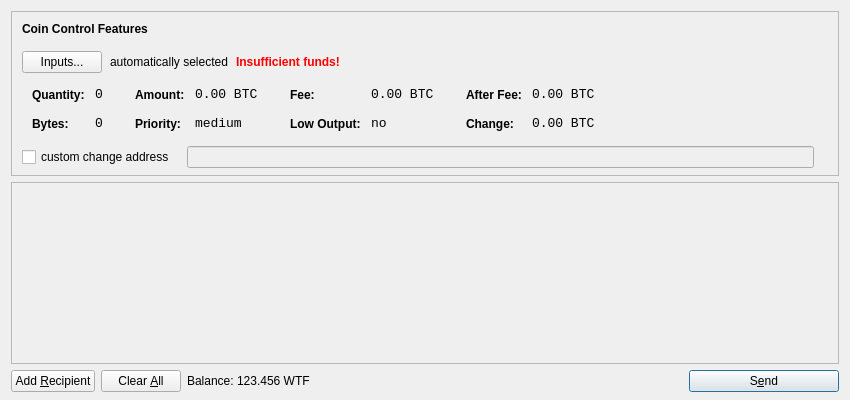
<?xml version="1.0" encoding="UTF-8"?>
<ui version="4.0">
 <class>SendCoinsDialog</class>
 <widget class="QDialog" name="SendCoinsDialog">
  <property name="geometry">
   <rect>
    <x>0</x>
    <y>0</y>
    <width>850</width>
    <height>400</height>
   </rect>
  </property>
  <property name="windowTitle">
   <string>Send Coins</string>
  </property>
  <layout class="QVBoxLayout" name="verticalLayout" stretch="0,1,0">
   <property name="bottomMargin">
    <number>8</number>
   </property>
   <item>
    <widget class="QFrame" name="frameCoinControl">
     <property name="sizePolicy">
      <sizepolicy hsizetype="Expanding" vsizetype="Expanding">
       <horstretch>0</horstretch>
       <verstretch>0</verstretch>
      </sizepolicy>
     </property>
     <property name="maximumSize">
      <size>
       <width>16777215</width>
       <height>16777215</height>
      </size>
     </property>
     <property name="frameShape">
      <enum>QFrame::StyledPanel</enum>
     </property>
     <property name="frameShadow">
      <enum>QFrame::Sunken</enum>
     </property>
     <layout class="QVBoxLayout" name="verticalLayoutCoinControl2">
      <property name="spacing">
       <number>-1</number>
      </property>
      <property name="leftMargin">
       <number>0</number>
      </property>
      <property name="topMargin">
       <number>0</number>
      </property>
      <property name="rightMargin">
       <number>0</number>
      </property>
      <property name="bottomMargin">
       <number>6</number>
      </property>
      <item>
       <layout class="QVBoxLayout" name="verticalLayoutCoinControl" stretch="0,0,0,0,1">
        <property name="spacing">
         <number>0</number>
        </property>
        <property name="leftMargin">
         <number>10</number>
        </property>
        <property name="topMargin">
         <number>10</number>
        </property>
        <item>
         <layout class="QHBoxLayout" name="horizontalLayoutCoinControl1">
          <property name="bottomMargin">
           <number>15</number>
          </property>
          <item>
           <widget class="QLabel" name="labelCoinControlFeatures">
            <property name="sizePolicy">
             <sizepolicy hsizetype="Preferred" vsizetype="Maximum">
              <horstretch>0</horstretch>
              <verstretch>0</verstretch>
             </sizepolicy>
            </property>
            <property name="font">
             <font>
              <weight>75</weight>
              <bold>true</bold>
             </font>
            </property>
            <property name="styleSheet">
             <string notr="true">font-weight:bold;</string>
            </property>
            <property name="text">
             <string>Coin Control Features</string>
            </property>
           </widget>
          </item>
         </layout>
        </item>
        <item>
         <layout class="QHBoxLayout" name="horizontalLayoutCoinControl2" stretch="0,0,0,0">
          <property name="spacing">
           <number>8</number>
          </property>
          <property name="bottomMargin">
           <number>10</number>
          </property>
          <item>
           <widget class="QPushButton" name="pushButtonCoinControl">
            <property name="styleSheet">
             <string notr="true"/>
            </property>
            <property name="text">
             <string>Inputs...</string>
            </property>
           </widget>
          </item>
          <item>
           <widget class="QLabel" name="labelCoinControlAutomaticallySelected">
            <property name="text">
             <string>automatically selected</string>
            </property>
            <property name="margin">
             <number>5</number>
            </property>
           </widget>
          </item>
          <item>
           <widget class="QLabel" name="labelCoinControlInsuffFunds">
            <property name="font">
             <font>
              <weight>75</weight>
              <bold>true</bold>
             </font>
            </property>
            <property name="styleSheet">
             <string notr="true">color:red;font-weight:bold;</string>
            </property>
            <property name="text">
             <string>Insufficient funds!</string>
            </property>
            <property name="margin">
             <number>5</number>
            </property>
           </widget>
          </item>
          <item>
           <spacer name="horizontalSpacerCoinControl">
            <property name="orientation">
             <enum>Qt::Horizontal</enum>
            </property>
            <property name="sizeHint" stdset="0">
             <size>
              <width>40</width>
              <height>1</height>
             </size>
            </property>
           </spacer>
          </item>
         </layout>
        </item>
        <item>
         <widget class="QWidget" name="widgetCoinControl" native="true">
          <property name="sizePolicy">
           <sizepolicy hsizetype="Preferred" vsizetype="Preferred">
            <horstretch>0</horstretch>
            <verstretch>0</verstretch>
           </sizepolicy>
          </property>
          <property name="minimumSize">
           <size>
            <width>0</width>
            <height>0</height>
           </size>
          </property>
          <property name="styleSheet">
           <string notr="true"/>
          </property>
          <layout class="QHBoxLayout" name="horizontalLayoutCoinControl5">
           <property name="margin">
            <number>0</number>
           </property>
           <item>
            <layout class="QHBoxLayout" name="horizontalLayoutCoinControl3" stretch="0,0,0,1">
             <property name="spacing">
              <number>20</number>
             </property>
             <property name="topMargin">
              <number>0</number>
             </property>
             <property name="bottomMargin">
              <number>10</number>
             </property>
             <item>
              <layout class="QFormLayout" name="formLayoutCoinControl1">
               <property name="horizontalSpacing">
                <number>10</number>
               </property>
               <property name="verticalSpacing">
                <number>14</number>
               </property>
               <property name="leftMargin">
                <number>10</number>
               </property>
               <property name="topMargin">
                <number>4</number>
               </property>
               <property name="rightMargin">
                <number>6</number>
               </property>
               <item row="0" column="0">
                <widget class="QLabel" name="labelCoinControlQuantityText">
                 <property name="styleSheet">
                  <string notr="true">font-weight:bold;</string>
                 </property>
                 <property name="text">
                  <string>Quantity:</string>
                 </property>
                 <property name="margin">
                  <number>0</number>
                 </property>
                </widget>
               </item>
               <item row="0" column="1">
                <widget class="QLabel" name="labelCoinControlQuantity">
                 <property name="font">
                  <font>
                   <family>Monospace</family>
                   <pointsize>10</pointsize>
                  </font>
                 </property>
                 <property name="cursor">
                  <cursorShape>IBeamCursor</cursorShape>
                 </property>
                 <property name="contextMenuPolicy">
                  <enum>Qt::ActionsContextMenu</enum>
                 </property>
                 <property name="text">
                  <string notr="true">0</string>
                 </property>
                 <property name="margin">
                  <number>0</number>
                 </property>
                 <property name="textInteractionFlags">
                  <set>Qt::LinksAccessibleByMouse|Qt::TextSelectableByKeyboard|Qt::TextSelectableByMouse</set>
                 </property>
                </widget>
               </item>
               <item row="1" column="0">
                <widget class="QLabel" name="labelCoinControlBytesText">
                 <property name="styleSheet">
                  <string notr="true">font-weight:bold;</string>
                 </property>
                 <property name="text">
                  <string>Bytes:</string>
                 </property>
                </widget>
               </item>
               <item row="1" column="1">
                <widget class="QLabel" name="labelCoinControlBytes">
                 <property name="font">
                  <font>
                   <family>Monospace</family>
                   <pointsize>10</pointsize>
                  </font>
                 </property>
                 <property name="cursor">
                  <cursorShape>IBeamCursor</cursorShape>
                 </property>
                 <property name="contextMenuPolicy">
                  <enum>Qt::ActionsContextMenu</enum>
                 </property>
                 <property name="text">
                  <string notr="true">0</string>
                 </property>
                 <property name="textInteractionFlags">
                  <set>Qt::LinksAccessibleByMouse|Qt::TextSelectableByKeyboard|Qt::TextSelectableByMouse</set>
                 </property>
                </widget>
               </item>
              </layout>
             </item>
             <item>
              <layout class="QFormLayout" name="formLayoutCoinControl2">
               <property name="horizontalSpacing">
                <number>10</number>
               </property>
               <property name="verticalSpacing">
                <number>14</number>
               </property>
               <property name="leftMargin">
                <number>6</number>
               </property>
               <property name="topMargin">
                <number>4</number>
               </property>
               <property name="rightMargin">
                <number>6</number>
               </property>
               <item row="0" column="0">
                <widget class="QLabel" name="labelCoinControlAmountText">
                 <property name="styleSheet">
                  <string notr="true">font-weight:bold;</string>
                 </property>
                 <property name="text">
                  <string>Amount:</string>
                 </property>
                 <property name="margin">
                  <number>0</number>
                 </property>
                </widget>
               </item>
               <item row="0" column="1">
                <widget class="QLabel" name="labelCoinControlAmount">
                 <property name="font">
                  <font>
                   <family>Monospace</family>
                   <pointsize>10</pointsize>
                  </font>
                 </property>
                 <property name="cursor">
                  <cursorShape>IBeamCursor</cursorShape>
                 </property>
                 <property name="contextMenuPolicy">
                  <enum>Qt::ActionsContextMenu</enum>
                 </property>
                 <property name="text">
                  <string notr="true">0.00 BTC</string>
                 </property>
                 <property name="textInteractionFlags">
                  <set>Qt::LinksAccessibleByMouse|Qt::TextSelectableByKeyboard|Qt::TextSelectableByMouse</set>
                 </property>
                </widget>
               </item>
               <item row="1" column="0">
                <widget class="QLabel" name="labelCoinControlPriorityText">
                 <property name="styleSheet">
                  <string notr="true">font-weight:bold;</string>
                 </property>
                 <property name="text">
                  <string>Priority:</string>
                 </property>
                </widget>
               </item>
               <item row="1" column="1">
                <widget class="QLabel" name="labelCoinControlPriority">
                 <property name="font">
                  <font>
                   <family>Monospace</family>
                   <pointsize>10</pointsize>
                  </font>
                 </property>
                 <property name="cursor">
                  <cursorShape>IBeamCursor</cursorShape>
                 </property>
                 <property name="contextMenuPolicy">
                  <enum>Qt::ActionsContextMenu</enum>
                 </property>
                 <property name="text">
                  <string>medium</string>
                 </property>
                 <property name="textInteractionFlags">
                  <set>Qt::LinksAccessibleByMouse|Qt::TextSelectableByKeyboard|Qt::TextSelectableByMouse</set>
                 </property>
                </widget>
               </item>
              </layout>
             </item>
             <item>
              <layout class="QFormLayout" name="formLayoutCoinControl3">
               <property name="horizontalSpacing">
                <number>10</number>
               </property>
               <property name="verticalSpacing">
                <number>14</number>
               </property>
               <property name="leftMargin">
                <number>6</number>
               </property>
               <property name="topMargin">
                <number>4</number>
               </property>
               <property name="rightMargin">
                <number>6</number>
               </property>
               <item row="0" column="0">
                <widget class="QLabel" name="labelCoinControlFeeText">
                 <property name="styleSheet">
                  <string notr="true">font-weight:bold;</string>
                 </property>
                 <property name="text">
                  <string>Fee:</string>
                 </property>
                 <property name="margin">
                  <number>0</number>
                 </property>
                </widget>
               </item>
               <item row="0" column="1">
                <widget class="QLabel" name="labelCoinControlFee">
                 <property name="font">
                  <font>
                   <family>Monospace</family>
                   <pointsize>10</pointsize>
                  </font>
                 </property>
                 <property name="cursor">
                  <cursorShape>IBeamCursor</cursorShape>
                 </property>
                 <property name="contextMenuPolicy">
                  <enum>Qt::ActionsContextMenu</enum>
                 </property>
                 <property name="text">
                  <string notr="true">0.00 BTC</string>
                 </property>
                 <property name="textInteractionFlags">
                  <set>Qt::LinksAccessibleByMouse|Qt::TextSelectableByKeyboard|Qt::TextSelectableByMouse</set>
                 </property>
                </widget>
               </item>
               <item row="1" column="0">
                <widget class="QLabel" name="labelCoinControlLowOutputText">
                 <property name="styleSheet">
                  <string notr="true">font-weight:bold;</string>
                 </property>
                 <property name="text">
                  <string>Low Output:</string>
                 </property>
                </widget>
               </item>
               <item row="1" column="1">
                <widget class="QLabel" name="labelCoinControlLowOutput">
                 <property name="font">
                  <font>
                   <family>Monospace</family>
                   <pointsize>10</pointsize>
                  </font>
                 </property>
                 <property name="cursor">
                  <cursorShape>IBeamCursor</cursorShape>
                 </property>
                 <property name="contextMenuPolicy">
                  <enum>Qt::ActionsContextMenu</enum>
                 </property>
                 <property name="text">
                  <string>no</string>
                 </property>
                 <property name="textInteractionFlags">
                  <set>Qt::LinksAccessibleByMouse|Qt::TextSelectableByKeyboard|Qt::TextSelectableByMouse</set>
                 </property>
                </widget>
               </item>
              </layout>
             </item>
             <item>
              <layout class="QFormLayout" name="formLayoutCoinControl4">
               <property name="horizontalSpacing">
                <number>10</number>
               </property>
               <property name="verticalSpacing">
                <number>14</number>
               </property>
               <property name="leftMargin">
                <number>6</number>
               </property>
               <property name="topMargin">
                <number>4</number>
               </property>
               <property name="rightMargin">
                <number>6</number>
               </property>
               <item row="0" column="0">
                <widget class="QLabel" name="labelCoinControlAfterFeeText">
                 <property name="styleSheet">
                  <string notr="true">font-weight:bold;</string>
                 </property>
                 <property name="text">
                  <string>After Fee:</string>
                 </property>
                 <property name="margin">
                  <number>0</number>
                 </property>
                </widget>
               </item>
               <item row="0" column="1">
                <widget class="QLabel" name="labelCoinControlAfterFee">
                 <property name="font">
                  <font>
                   <family>Monospace</family>
                   <pointsize>10</pointsize>
                  </font>
                 </property>
                 <property name="cursor">
                  <cursorShape>IBeamCursor</cursorShape>
                 </property>
                 <property name="contextMenuPolicy">
                  <enum>Qt::ActionsContextMenu</enum>
                 </property>
                 <property name="text">
                  <string notr="true">0.00 BTC</string>
                 </property>
                 <property name="textInteractionFlags">
                  <set>Qt::LinksAccessibleByMouse|Qt::TextSelectableByKeyboard|Qt::TextSelectableByMouse</set>
                 </property>
                </widget>
               </item>
               <item row="1" column="0">
                <widget class="QLabel" name="labelCoinControlChangeText">
                 <property name="styleSheet">
                  <string notr="true">font-weight:bold;</string>
                 </property>
                 <property name="text">
                  <string>Change:</string>
                 </property>
                </widget>
               </item>
               <item row="1" column="1">
                <widget class="QLabel" name="labelCoinControlChange">
                 <property name="font">
                  <font>
                   <family>Monospace</family>
                   <pointsize>10</pointsize>
                  </font>
                 </property>
                 <property name="cursor">
                  <cursorShape>IBeamCursor</cursorShape>
                 </property>
                 <property name="contextMenuPolicy">
                  <enum>Qt::ActionsContextMenu</enum>
                 </property>
                 <property name="text">
                  <string notr="true">0.00 BTC</string>
                 </property>
                 <property name="textInteractionFlags">
                  <set>Qt::LinksAccessibleByMouse|Qt::TextSelectableByKeyboard|Qt::TextSelectableByMouse</set>
                 </property>
                </widget>
               </item>
              </layout>
             </item>
            </layout>
           </item>
          </layout>
         </widget>
        </item>
        <item>
         <layout class="QHBoxLayout" name="horizontalLayoutCoinControl4" stretch="0,0,0">
          <property name="spacing">
           <number>12</number>
          </property>
          <property name="sizeConstraint">
           <enum>QLayout::SetDefaultConstraint</enum>
          </property>
          <property name="topMargin">
           <number>5</number>
          </property>
          <property name="rightMargin">
           <number>5</number>
          </property>
          <item>
           <widget class="QCheckBox" name="checkBoxCoinControlChange">
            <property name="text">
             <string>custom change address</string>
            </property>
           </widget>
          </item>
          <item>
           <widget class="QLineEdit" name="lineEditCoinControlChange">
            <property name="enabled">
             <bool>false</bool>
            </property>
            <property name="sizePolicy">
             <sizepolicy hsizetype="Expanding" vsizetype="Fixed">
              <horstretch>0</horstretch>
              <verstretch>0</verstretch>
             </sizepolicy>
            </property>
           </widget>
          </item>
          <item>
           <widget class="QLabel" name="labelCoinControlChangeLabel">
            <property name="sizePolicy">
             <sizepolicy hsizetype="Preferred" vsizetype="Expanding">
              <horstretch>0</horstretch>
              <verstretch>0</verstretch>
             </sizepolicy>
            </property>
            <property name="minimumSize">
             <size>
              <width>0</width>
              <height>0</height>
             </size>
            </property>
            <property name="text">
             <string/>
            </property>
            <property name="margin">
             <number>3</number>
            </property>
           </widget>
          </item>
         </layout>
        </item>
        <item>
         <spacer name="verticalSpacerCoinControl">
          <property name="orientation">
           <enum>Qt::Vertical</enum>
          </property>
          <property name="sizeHint" stdset="0">
           <size>
            <width>800</width>
            <height>1</height>
           </size>
          </property>
         </spacer>
        </item>
       </layout>
      </item>
     </layout>
    </widget>
   </item>
   <item>
    <widget class="QScrollArea" name="scrollArea">
     <property name="widgetResizable">
      <bool>true</bool>
     </property>
     <widget class="QWidget" name="scrollAreaWidgetContents">
      <property name="geometry">
       <rect>
        <x>0</x>
        <y>0</y>
        <width>830</width>
        <height>165</height>
       </rect>
      </property>
      <layout class="QVBoxLayout" name="verticalLayout_2">
       <property name="margin">
        <number>0</number>
       </property>
       <item>
        <layout class="QVBoxLayout" name="entries">
         <property name="spacing">
          <number>6</number>
         </property>
        </layout>
       </item>
       <item>
        <spacer name="verticalSpacer">
         <property name="orientation">
          <enum>Qt::Vertical</enum>
         </property>
         <property name="sizeHint" stdset="0">
          <size>
           <width>20</width>
           <height>40</height>
          </size>
         </property>
        </spacer>
       </item>
      </layout>
     </widget>
    </widget>
   </item>
   <item>
    <layout class="QHBoxLayout" name="horizontalLayout">
     <item>
      <widget class="QPushButton" name="addButton">
       <property name="toolTip">
        <string>Send to multiple recipients at once</string>
       </property>
       <property name="text">
        <string>Add &amp;Recipient</string>
       </property>
       <property name="icon">
        <iconset resource="../bitcoin.qrc">
         <normaloff>:/icons/add</normaloff>:/icons/add</iconset>
       </property>
       <property name="autoDefault">
        <bool>false</bool>
       </property>
      </widget>
     </item>
     <item>
      <widget class="QPushButton" name="clearButton">
       <property name="sizePolicy">
        <sizepolicy hsizetype="Minimum" vsizetype="Fixed">
         <horstretch>0</horstretch>
         <verstretch>0</verstretch>
        </sizepolicy>
       </property>
       <property name="toolTip">
        <string>Remove all transaction fields</string>
       </property>
       <property name="text">
        <string>Clear &amp;All</string>
       </property>
       <property name="icon">
        <iconset resource="../bitcoin.qrc">
         <normaloff>:/icons/remove</normaloff>:/icons/remove</iconset>
       </property>
       <property name="autoRepeatDelay">
        <number>300</number>
       </property>
       <property name="autoDefault">
        <bool>false</bool>
       </property>
      </widget>
     </item>
     <item>
      <layout class="QHBoxLayout" name="horizontalLayout_2">
       <property name="spacing">
        <number>3</number>
       </property>
       <item>
        <widget class="QLabel" name="label">
         <property name="text">
          <string>Balance:</string>
         </property>
        </widget>
       </item>
       <item>
        <widget class="QLabel" name="labelBalance">
         <property name="cursor">
          <cursorShape>IBeamCursor</cursorShape>
         </property>
         <property name="text">
          <string>123.456 WTF</string>
         </property>
         <property name="textInteractionFlags">
          <set>Qt::LinksAccessibleByMouse|Qt::TextSelectableByKeyboard|Qt::TextSelectableByMouse</set>
         </property>
        </widget>
       </item>
      </layout>
     </item>
     <item>
      <spacer name="horizontalSpacer">
       <property name="orientation">
        <enum>Qt::Horizontal</enum>
       </property>
       <property name="sizeHint" stdset="0">
        <size>
         <width>40</width>
         <height>20</height>
        </size>
       </property>
      </spacer>
     </item>
     <item>
      <widget class="QPushButton" name="sendButton">
       <property name="minimumSize">
        <size>
         <width>150</width>
         <height>0</height>
        </size>
       </property>
       <property name="toolTip">
        <string>Confirm the send action</string>
       </property>
       <property name="text">
        <string>S&amp;end</string>
       </property>
       <property name="icon">
        <iconset resource="../bitcoin.qrc">
         <normaloff>:/icons/send</normaloff>:/icons/send</iconset>
       </property>
       <property name="default">
        <bool>true</bool>
       </property>
      </widget>
     </item>
    </layout>
   </item>
  </layout>
 </widget>
 <resources>
  <include location="../bitcoin.qrc"/>
 </resources>
 <connections/>
</ui>
